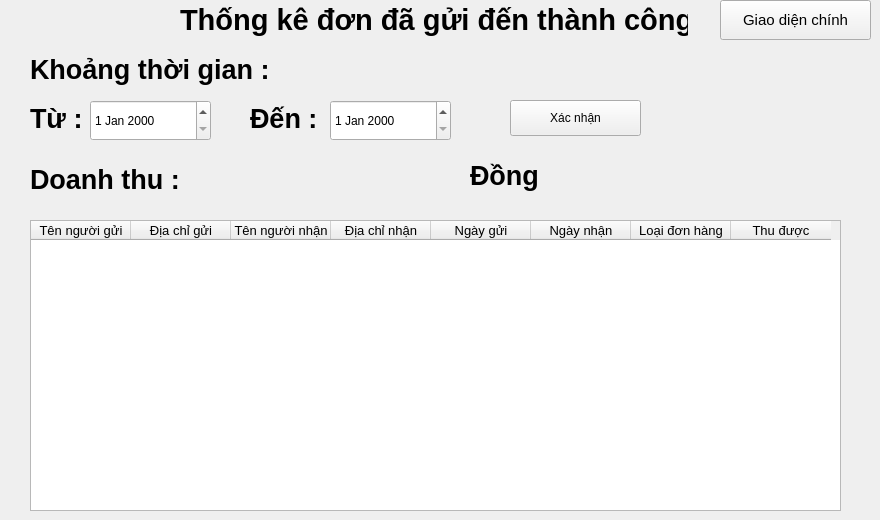
    <widget class="QWidget" name="DoanhThu4">
     <widget class="QLabel" name="label0_16">
      <property name="geometry">
       <rect>
        <x>180</x>
        <y>0</y>
        <width>508</width>
        <height>39</height>
       </rect>
      </property>
      <property name="font">
       <font>
        <family>Segoe UI</family>
        <pointsize>22</pointsize>
        <bold>true</bold>
       </font>
      </property>
      <property name="autoFillBackground">
       <bool>false</bool>
      </property>
      <property name="text">
       <string>Thống kê đơn đã gửi đến thành công</string>
      </property>
     </widget>
     <widget class="QLabel" name="label0_17">
      <property name="geometry">
       <rect>
        <x>30</x>
        <y>50</y>
        <width>252</width>
        <height>39</height>
       </rect>
      </property>
      <property name="font">
       <font>
        <family>Segoe UI</family>
        <pointsize>20</pointsize>
        <bold>true</bold>
       </font>
      </property>
      <property name="autoFillBackground">
       <bool>false</bool>
      </property>
      <property name="text">
       <string>Khoảng thời gian :</string>
      </property>
     </widget>
     <widget class="QLabel" name="label0_18">
      <property name="geometry">
       <rect>
        <x>30</x>
        <y>160</y>
        <width>160</width>
        <height>39</height>
       </rect>
      </property>
      <property name="font">
       <font>
        <family>Segoe UI</family>
        <pointsize>20</pointsize>
        <bold>true</bold>
       </font>
      </property>
      <property name="autoFillBackground">
       <bool>false</bool>
      </property>
      <property name="text">
       <string>Doanh thu :</string>
      </property>
     </widget>
     <widget class="QLabel" name="label0_19">
      <property name="geometry">
       <rect>
        <x>470</x>
        <y>150</y>
        <width>75</width>
        <height>51</height>
       </rect>
      </property>
      <property name="font">
       <font>
        <family>Segoe UI</family>
        <pointsize>20</pointsize>
        <bold>true</bold>
       </font>
      </property>
      <property name="autoFillBackground">
       <bool>false</bool>
      </property>
      <property name="text">
       <string>Đồng</string>
      </property>
     </widget>
     <widget class="QLabel" name="label0_20">
      <property name="geometry">
       <rect>
        <x>30</x>
        <y>100</y>
        <width>55</width>
        <height>36</height>
       </rect>
      </property>
      <property name="font">
       <font>
        <family>Segoe UI</family>
        <pointsize>20</pointsize>
        <bold>true</bold>
       </font>
      </property>
      <property name="autoFillBackground">
       <bool>false</bool>
      </property>
      <property name="text">
       <string>Từ : </string>
      </property>
     </widget>
     <widget class="QLabel" name="label0_21">
      <property name="geometry">
       <rect>
        <x>250</x>
        <y>100</y>
        <width>72</width>
        <height>36</height>
       </rect>
      </property>
      <property name="font">
       <font>
        <family>Segoe UI</family>
        <pointsize>20</pointsize>
        <bold>true</bold>
       </font>
      </property>
      <property name="autoFillBackground">
       <bool>false</bool>
      </property>
      <property name="text">
       <string>Đến : </string>
      </property>
     </widget>
     <widget class="QPushButton" name="pushButton_21">
      <property name="geometry">
       <rect>
        <x>720</x>
        <y>0</y>
        <width>151</width>
        <height>40</height>
       </rect>
      </property>
      <property name="font">
       <font>
        <pointsize>11</pointsize>
        <bold>false</bold>
       </font>
      </property>
      <property name="text">
       <string>Giao diện chính</string>
      </property>
     </widget>
     <widget class="QLabel" name="label_6">
      <property name="geometry">
       <rect>
        <x>200</x>
        <y>160</y>
        <width>261</width>
        <height>31</height>
       </rect>
      </property>
      <property name="font">
       <font>
        <pointsize>20</pointsize>
        <bold>true</bold>
       </font>
      </property>
      <property name="text">
       <string/>
      </property>
     </widget>
     <widget class="QDateEdit" name="dateEdit">
      <property name="geometry">
       <rect>
        <x>90</x>
        <y>100</y>
        <width>121</width>
        <height>41</height>
       </rect>
      </property>
     </widget>
     <widget class="QDateEdit" name="dateEdit_2">
      <property name="geometry">
       <rect>
        <x>330</x>
        <y>100</y>
        <width>121</width>
        <height>41</height>
       </rect>
      </property>
     </widget>
     <widget class="QTableWidget" name="tableWidgetDSDoanhThu">
      <property name="geometry">
       <rect>
        <x>30</x>
        <y>220</y>
        <width>811</width>
        <height>291</height>
       </rect>
      </property>
      <property name="font">
       <font>
        <pointsize>10</pointsize>
       </font>
      </property>
      <column>
       <property name="text">
        <string>Tên người gửi</string>
       </property>
      </column>
      <column>
       <property name="text">
        <string>Địa chỉ gửi</string>
       </property>
      </column>
      <column>
       <property name="text">
        <string>Tên người nhận</string>
       </property>
      </column>
      <column>
       <property name="text">
        <string>Địa chỉ nhận</string>
       </property>
      </column>
      <column>
       <property name="text">
        <string>Ngày gửi</string>
       </property>
      </column>
      <column>
       <property name="text">
        <string>Ngày nhận</string>
       </property>
      </column>
      <column>
       <property name="text">
        <string>Loại đơn hàng</string>
       </property>
      </column>
      <column>
       <property name="text">
        <string>Thu được</string>
       </property>
      </column>
     </widget>
     <widget class="QPushButton" name="pushButtonXacNhanThongKeTheoThoiGian">
      <property name="geometry">
       <rect>
        <x>510</x>
        <y>100</y>
        <width>131</width>
        <height>36</height>
       </rect>
      </property>
      <property name="text">
       <string>Xác nhận</string>
      </property>
     </widget>
    </widget>
